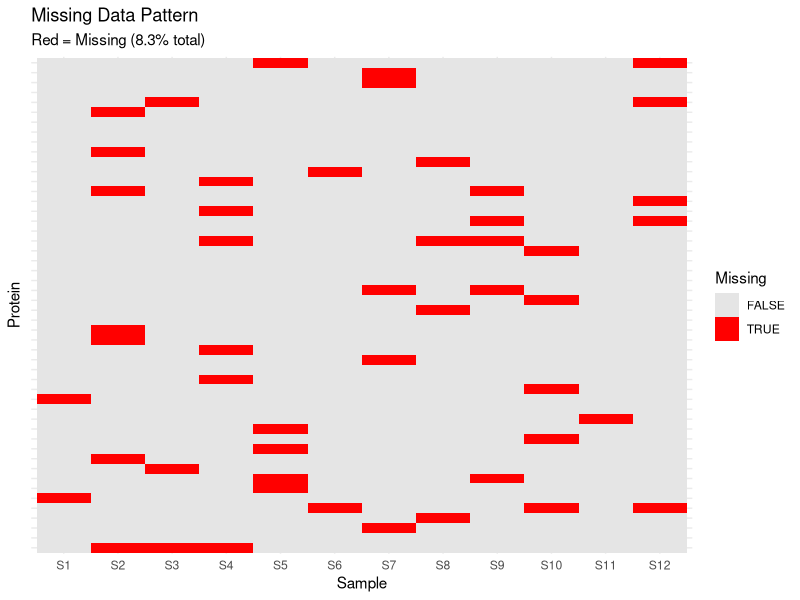
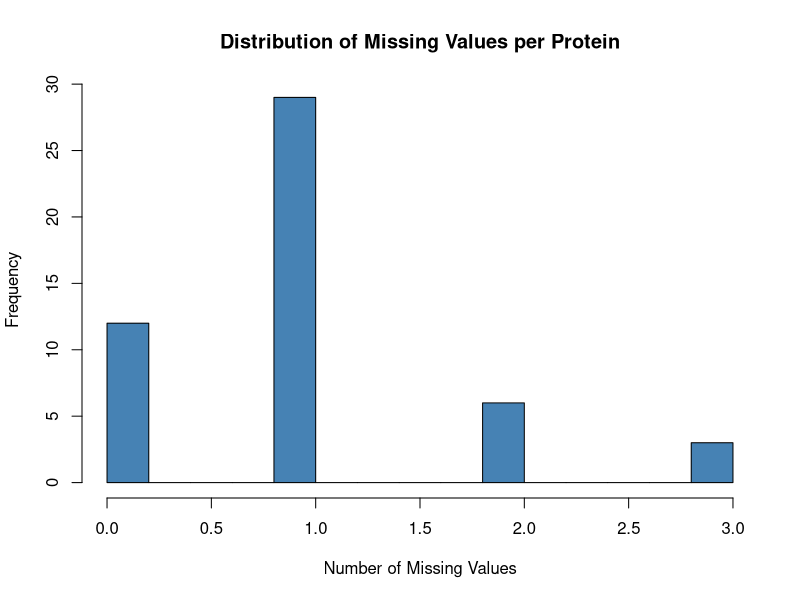
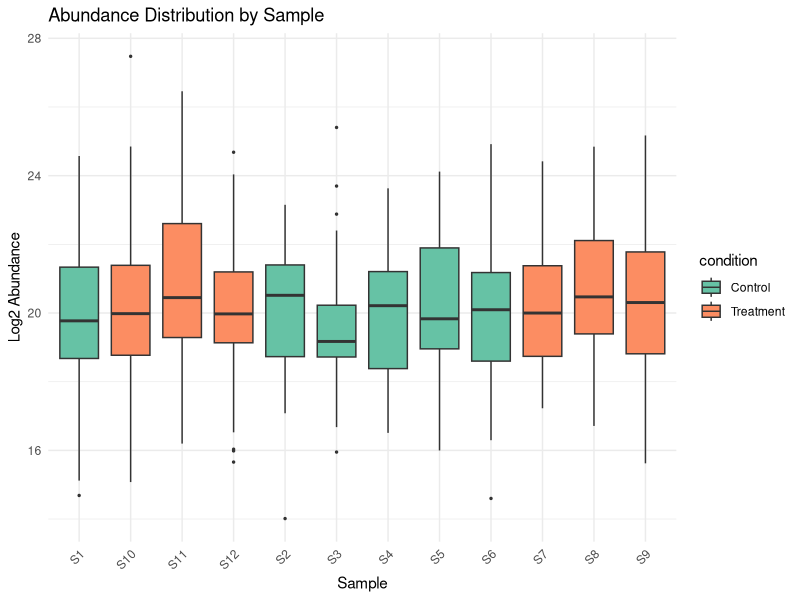
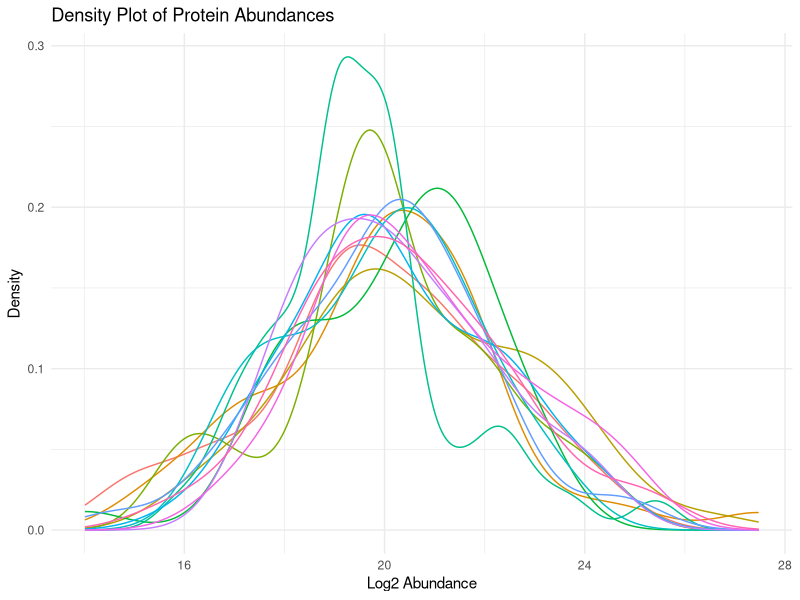
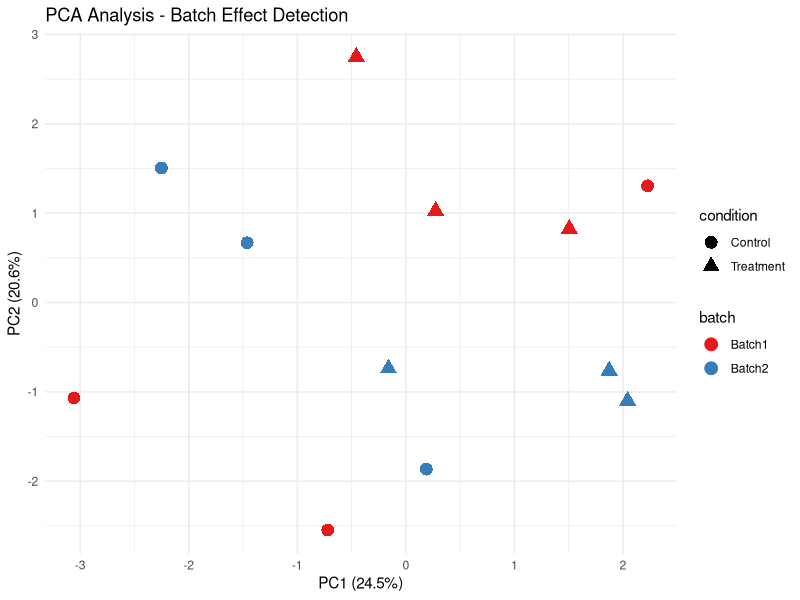
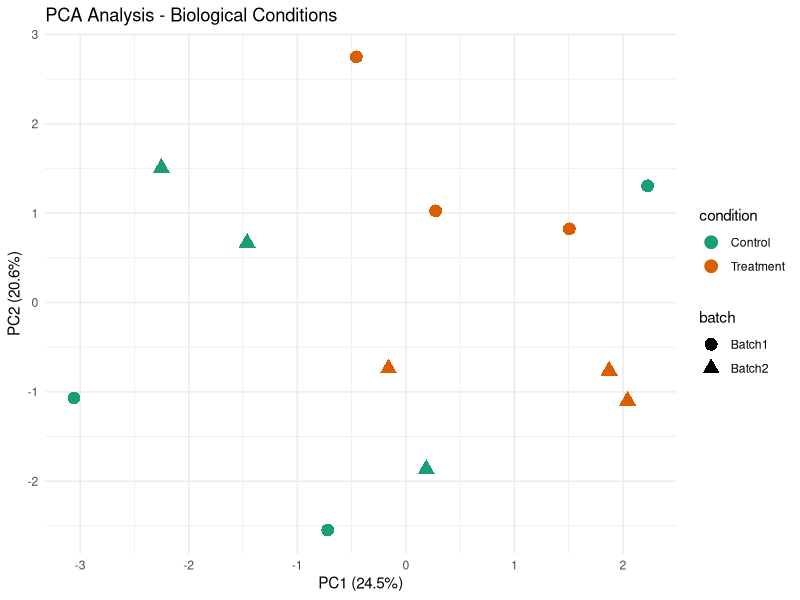
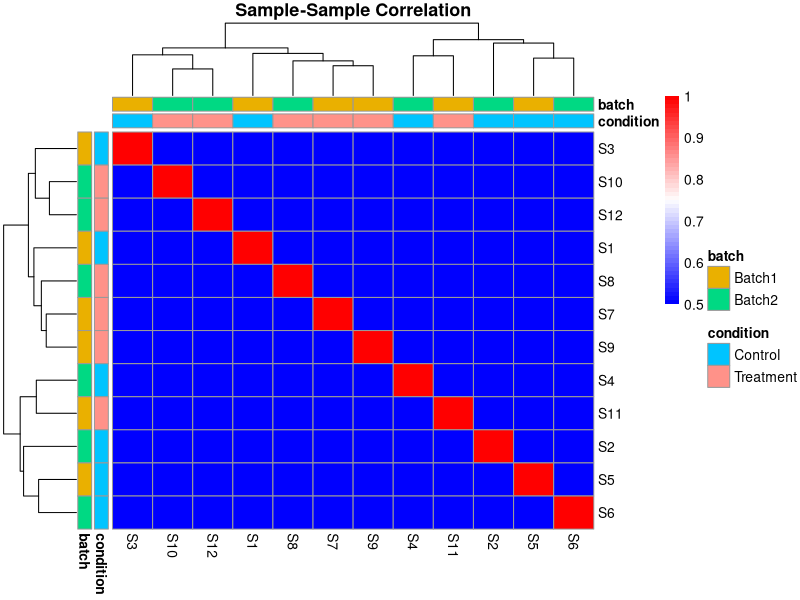
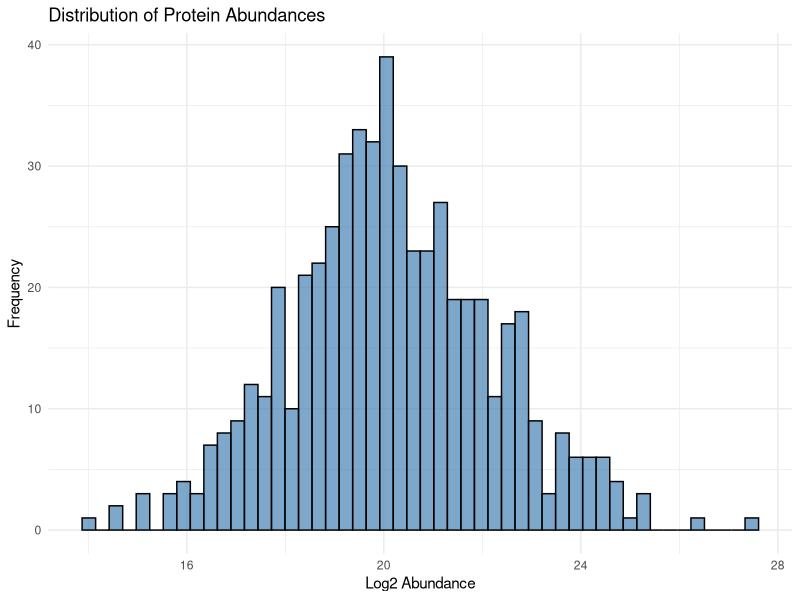

Write the R code that produced these figures, in order.
## ---- chunk 1
knitr::opts_chunk$set(echo = TRUE, warning = FALSE, message = FALSE)
install_if_missing <- function(pkg) {
  if (!requireNamespace(pkg, quietly = TRUE)) {
    install.packages(pkg, dependencies = TRUE)
  }
}

required_packages <- c("tidyverse", "pheatmap", "ggplot2", "limma", "reshape2")

invisible(lapply(required_packages, install_if_missing))

library(tidyverse)
library(pheatmap)
library(ggplot2)
library(limma)
## ---- chunk 2
# Example proteomic data structure
set.seed(42)

n_proteins <- 50
n_samples <- 12

# Create sample metadata
sample_metadata <- data.frame(
  sample_id = paste0("S", 1:n_samples),
  condition = rep(c("Control", "Treatment"), each = 6),
  batch = rep(c("Batch1", "Batch2"), times = 6),
  timepoint = rep(c("T0", "T1", "T2"), each = 4)
)

# Create protein matrix
protein_ids <- paste0("P", sprintf("%05d", 1:n_proteins))

# Simulate protein abundances with biological variation
protein_matrix <- matrix(
  rnorm(n_proteins * n_samples, mean = 20, sd = 2),
  nrow = n_proteins,
  ncol = n_samples,
  dimnames = list(protein_ids, sample_metadata$sample_id)
)

# Add treatment effect for some proteins
treatment_proteins <- 1:10
protein_matrix[treatment_proteins, 7:12] <- 
  protein_matrix[treatment_proteins, 7:12] + rnorm(10 * 6, mean = 2, sd = 0.5)

# Add some missing values (realistic scenario)
missing_indices <- sample(1:length(protein_matrix), size = 50)
protein_matrix[missing_indices] <- NA

# Display structure
cat("Matrix dimensions:", dim(protein_matrix), "\n")
cat("Number of proteins:", nrow(protein_matrix), "\n")
cat("Number of samples:", ncol(protein_matrix), "\n")
cat("Number of missing values:", sum(is.na(protein_matrix)), "\n")

# Show first few rows and columns
head(protein_matrix[, 1:6])
## ---- chunk 3
# Sample metadata
print(sample_metadata)

# Data summary
summary_stats <- data.frame(
  Sample = colnames(protein_matrix),
  Mean = apply(protein_matrix, 2, mean, na.rm = TRUE),
  Median = apply(protein_matrix, 2, median, na.rm = TRUE),
  SD = apply(protein_matrix, 2, sd, na.rm = TRUE),
  N_Missing = apply(protein_matrix, 2, function(x) sum(is.na(x)))
)

print(summary_stats)
## ---- chunk 4
# Solution
cat("1. Total proteins:", nrow(protein_matrix), "\n")

missing_per_protein <- apply(protein_matrix, 1, function(x) sum(is.na(x)))
cat("2. Average missing per protein:", 
    round(mean(missing_per_protein), 2), "\n")

missing_per_sample <- apply(protein_matrix, 2, function(x) sum(is.na(x)))
worst_sample <- names(which.max(missing_per_sample))
cat("3. Sample with most missing:", worst_sample, 
    "with", max(missing_per_sample), "missing values\n")
## ---- chunk 5
# Calculate missingness
missing_per_protein <- apply(protein_matrix, 1, function(x) sum(is.na(x)))
missing_per_sample <- apply(protein_matrix, 2, function(x) sum(is.na(x)))

# Visualize missing data pattern
library(reshape2)

missing_df <- melt(is.na(protein_matrix))
colnames(missing_df) <- c("Protein", "Sample", "Missing")

# Plot missing data heatmap
ggplot(missing_df, aes(x = Sample, y = Protein, fill = Missing)) +
  geom_tile() +
  scale_fill_manual(values = c("TRUE" = "red", "FALSE" = "grey90")) +
  theme_minimal() +
  theme(axis.text.y = element_blank(),
        axis.ticks.y = element_blank()) +
  labs(title = "Missing Data Pattern",
       subtitle = paste0("Red = Missing (", 
                        round(mean(missing_df$Missing) * 100, 1), "% total)"))

# Histogram of missing values per protein
hist(missing_per_protein,
     breaks = 20,
     main = "Distribution of Missing Values per Protein",
     xlab = "Number of Missing Values",
     col = "steelblue")
## ---- chunk 6
# Box plots for each sample
protein_df <- as.data.frame(protein_matrix)
protein_df$protein_id <- rownames(protein_df)

protein_long <- pivot_longer(protein_df, 
                             cols = -protein_id,
                             names_to = "sample_id",
                             values_to = "abundance")

# Add condition information
protein_long <- merge(protein_long, sample_metadata, by = "sample_id")

# Boxplot
ggplot(protein_long, aes(x = sample_id, y = abundance, fill = condition)) +
  geom_boxplot(outlier.size = 0.5) +
  theme_minimal() +
  theme(axis.text.x = element_text(angle = 45, hjust = 1)) +
  labs(title = "Abundance Distribution by Sample",
       x = "Sample", y = "Log2 Abundance") +
  scale_fill_brewer(palette = "Set2")

# Density plots
ggplot(protein_long, aes(x = abundance, color = sample_id)) +
  geom_density() +
  theme_minimal() +
  labs(title = "Density Plot of Protein Abundances",
       x = "Log2 Abundance", y = "Density") +
  theme(legend.position = "none")
## ---- chunk 7
# PCA colored by batch
pca_data <- t(na.omit(protein_matrix))
pca_result <- prcomp(pca_data, scale. = TRUE)

# Create PCA data frame
pca_df <- data.frame(
  PC1 = pca_result$x[, 1],
  PC2 = pca_result$x[, 2],
  sample_id = rownames(pca_result$x)
)

pca_df <- merge(pca_df, sample_metadata, by = "sample_id")

# Variance explained
var_explained <- summary(pca_result)$importance[2, 1:2] * 100

# PCA plot by batch
ggplot(pca_df, aes(x = PC1, y = PC2, color = batch, shape = condition)) +
  geom_point(size = 4) +
  theme_minimal() +
  labs(title = "PCA Analysis - Batch Effect Detection",
       x = paste0("PC1 (", round(var_explained[1], 1), "%)"),
       y = paste0("PC2 (", round(var_explained[2], 1), "%)")) +
  scale_color_brewer(palette = "Set1")

# PCA plot by condition
ggplot(pca_df, aes(x = PC1, y = PC2, color = condition, shape = batch)) +
  geom_point(size = 4) +
  theme_minimal() +
  labs(title = "PCA Analysis - Biological Conditions",
       x = paste0("PC1 (", round(var_explained[1], 1), "%)"),
       y = paste0("PC2 (", round(var_explained[2], 1), "%)")) +
  scale_color_brewer(palette = "Dark2")
## ---- chunk 8
# Calculate sample correlations
cor_matrix <- cor(protein_matrix, use = "pairwise.complete.obs")

# Heatmap
rownames(sample_metadata) <- sample_metadata$sample_id

pheatmap(cor_matrix,
         annotation_col = sample_metadata[, c("condition", "batch"), drop = FALSE],
         annotation_row = sample_metadata[, c("condition", "batch"), drop = FALSE],
         main = "Sample-Sample Correlation",
         color = colorRampPalette(c("blue", "white", "red"))(50),
         breaks = seq(0.5, 1, length.out = 51))
## ---- chunk 9
# Solution
# 1. Proteins with >50% missing
missing_pct <- apply(protein_matrix, 1, function(x) sum(is.na(x)) / length(x))
high_missing <- sum(missing_pct > 0.5)
cat("Proteins with >50% missing:", high_missing, 
    "(", round(high_missing / nrow(protein_matrix) * 100, 1), "%)\n")

# 2. Outlier samples based on median
sample_medians <- apply(protein_matrix, 2, median, na.rm = TRUE)
median_overall <- median(sample_medians)
mad_overall <- mad(sample_medians)
outliers <- abs(sample_medians - median_overall) > 3 * mad_overall

if (any(outliers)) {
  cat("Outlier samples:", names(sample_medians)[outliers], "\n")
} else {
  cat("No outlier samples detected\n")
}

# 3. Batch effects - already shown in PCA above
cat("Check PCA plot above for batch effect visualization\n")
## ---- chunk 10
# Histogram of all values
ggplot(protein_long, aes(x = abundance)) +
  geom_histogram(bins = 50, fill = "steelblue", color = "black", alpha = 0.7) +
  theme_minimal() +
  labs(title = "Distribution of Protein Abundances",
       x = "Log2 Abundance", y = "Frequency")

# Violin plots by condition
ggplot(protein_long, aes(x = condition, y = abundance, fill = condition)) +
  geom_violin() +
  geom_boxplot(width = 0.1, fill = "white", outlier.size = 0.5) +
  theme_minimal() +
  labs(title = "Abundance Distribution by Condition",
       x = "Condition", y = "Log2 Abundance") +
  scale_fill_brewer(palette = "Set2")
## ---- chunk 11
# Remove proteins with too many missing values
complete_proteins <- rowSums(is.na(protein_matrix)) < ncol(protein_matrix) * 0.3
filtered_matrix <- protein_matrix[complete_proteins, ]

# Impute remaining missing values with row means
for (i in 1:nrow(filtered_matrix)) {
  missing_idx <- is.na(filtered_matrix[i, ])
  if (any(missing_idx)) {
    filtered_matrix[i, missing_idx] <- mean(filtered_matrix[i, ], na.rm = TRUE)
  }
}

# Hierarchical clustering heatmap
annotation_col <- sample_metadata[, c("condition", "batch", "timepoint")]
rownames(annotation_col) <- sample_metadata$sample_id

pheatmap(filtered_matrix,
         scale = "row",
         clustering_distance_rows = "euclidean",
         clustering_distance_cols = "euclidean",
         annotation_col = annotation_col,
         show_rownames = FALSE,
         main = "Hierarchical Clustering of Samples",
         color = colorRampPalette(c("blue", "white", "red"))(50))
## ---- chunk 12
# Calculate Euclidean distances between samples
sample_dist <- dist(t(filtered_matrix))
sample_dist_matrix <- as.matrix(sample_dist)

# Heatmap of distances
pheatmap(sample_dist_matrix,
         annotation_col = annotation_col,
         annotation_row = annotation_col,
         main = "Sample-Sample Distance Matrix",
         color = colorRampPalette(c("red", "white"))(50))

# MDS plot (alternative to PCA)
mds_result <- cmdscale(sample_dist, k = 2)
mds_df <- data.frame(
  MDS1 = mds_result[, 1],
  MDS2 = mds_result[, 2],
  sample_id = colnames(filtered_matrix)
)
mds_df <- merge(mds_df, sample_metadata, by = "sample_id")

ggplot(mds_df, aes(x = MDS1, y = MDS2, color = condition, shape = batch)) +
  geom_point(size = 4) +
  theme_minimal() +
  labs(title = "MDS Plot of Sample Similarity",
       x = "MDS Dimension 1", y = "MDS Dimension 2") +
  scale_color_brewer(palette = "Dark2")
## ---- chunk 13
# Calculate CV for each protein
calculate_cv <- function(x) {
  (sd(x, na.rm = TRUE) / mean(x, na.rm = TRUE)) * 100
}

cv_by_condition <- protein_long %>%
  group_by(protein_id, condition) %>%
  summarise(cv = calculate_cv(abundance), .groups = "drop")

# Plot CV distribution
ggplot(cv_by_condition, aes(x = cv, fill = condition)) +
  geom_histogram(bins = 30, alpha = 0.7, position = "identity") +
  theme_minimal() +
  labs(title = "Coefficient of Variation Distribution",
       x = "CV (%)", y = "Count") +
  scale_fill_brewer(palette = "Set2") +
  facet_wrap(~ condition, ncol = 1)

# Summary statistics
cv_summary <- cv_by_condition %>%
  group_by(condition) %>%
  summarise(
    mean_cv = mean(cv, na.rm = TRUE),
    median_cv = median(cv, na.rm = TRUE),
    sd_cv = sd(cv, na.rm = TRUE)
  )

print(cv_summary)
## ---- chunk 14
# Solution
# 1. Data quality report
cat("=== DATA QUALITY REPORT ===\n\n")
cat("Dataset dimensions:", nrow(protein_matrix), "proteins x", 
    ncol(protein_matrix), "samples\n")
cat("Total missing values:", sum(is.na(protein_matrix)), 
    "(", round(mean(is.na(protein_matrix)) * 100, 1), "%)\n")
cat("Samples:", paste(sample_metadata$sample_id, collapse = ", "), "\n")
cat("Conditions:", paste(unique(sample_metadata$condition), collapse = ", "), "\n")
cat("Batches:", paste(unique(sample_metadata$batch), collapse = ", "), "\n\n")

# 2. Top 10 most variable proteins
protein_variance <- apply(filtered_matrix, 1, var, na.rm = TRUE)
top10_variable <- names(sort(protein_variance, decreasing = TRUE)[1:10])
cat("Top 10 most variable proteins:\n")
print(top10_variable)

# Plot top variable proteins
top10_data <- protein_long %>%
  filter(protein_id %in% top10_variable)

ggplot(top10_data, aes(x = sample_id, y = abundance, color = condition, group = 1)) +
  geom_line() +
  geom_point() +
  facet_wrap(~ protein_id, scales = "free_y", ncol = 2) +
  theme_minimal() +
  theme(axis.text.x = element_text(angle = 45, hjust = 1)) +
  labs(title = "Top 10 Most Variable Proteins", x = "Sample", y = "Abundance")

# 3. Clustering by condition
cat("\n3. Checking sample clustering by condition:\n")
cat("Review the PCA and hierarchical clustering plots above.\n")
cat("Samples should cluster primarily by condition if biological signal is strong.\n")
## ---- chunk 15
# Function to generate QC report
generate_qc_report <- function(data_matrix, metadata) {
  report <- list()
  
  # Basic statistics
  report$n_proteins <- nrow(data_matrix)
  report$n_samples <- ncol(data_matrix)
  report$missing_pct <- mean(is.na(data_matrix)) * 100
  
  # Sample statistics
  report$sample_stats <- data.frame(
    Sample = colnames(data_matrix),
    N_Quantified = colSums(!is.na(data_matrix)),
    Median_Abundance = apply(data_matrix, 2, median, na.rm = TRUE),
    Mean_Abundance = apply(data_matrix, 2, mean, na.rm = TRUE),
    SD_Abundance = apply(data_matrix, 2, sd, na.rm = TRUE)
  )
  
  # Protein statistics
  report$protein_stats <- data.frame(
    N_Complete = sum(rowSums(is.na(data_matrix)) == 0),
    N_Partial = sum(rowSums(is.na(data_matrix)) > 0 & rowSums(is.na(data_matrix)) < ncol(data_matrix)),
    N_Mostly_Missing = sum(rowSums(is.na(data_matrix)) > ncol(data_matrix) * 0.5)
  )
  
  return(report)
}

# Generate report
qc_report <- generate_qc_report(protein_matrix, sample_metadata)

# Print report
cat("=== QUALITY CONTROL SUMMARY ===\n\n")
cat("Total Proteins:", qc_report$n_proteins, "\n")
cat("Total Samples:", qc_report$n_samples, "\n")
cat("Missing Data:", round(qc_report$missing_pct, 2), "%\n\n")

cat("Protein Completeness:\n")
cat("  Complete (no missing):", qc_report$protein_stats$N_Complete, "\n")
cat("  Partial missing:", qc_report$protein_stats$N_Partial, "\n")
cat("  Mostly missing (>50%):", qc_report$protein_stats$N_Mostly_Missing, "\n\n")

print(qc_report$sample_stats)
